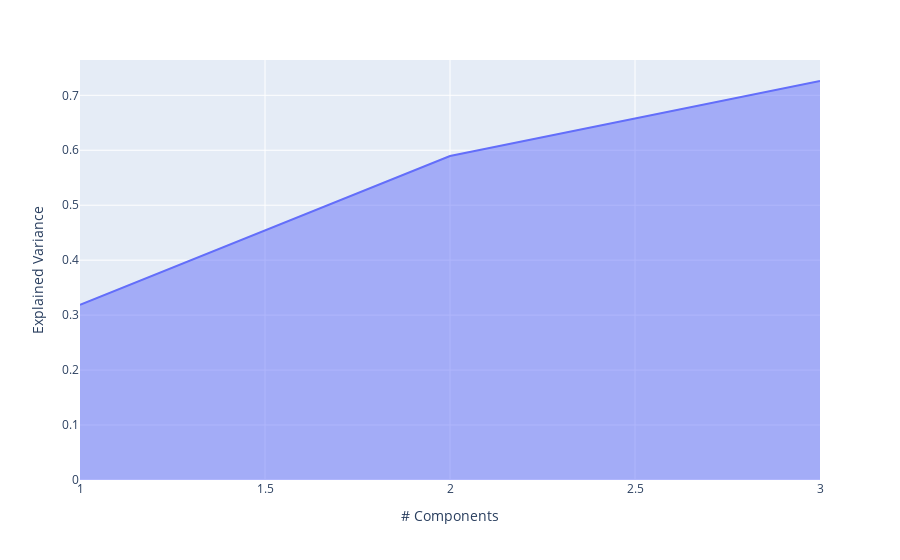

This figure's notebook cell:
### Code cell
exp_var_cumul = np.cumsum(pca.explained_variance_ratio_)

px.area(
    x=range(1, exp_var_cumul.shape[0] + 1),
    y=exp_var_cumul,
    labels={"x": "# Components", "y": "Explained Variance"}
)

### Figure 1 — Plotly figure (JSON) as saved in the notebook; plotly's stock layout.template omitted (floating-point values rounded to 4 significant figures)
{"data": [{"hovertemplate": "# Components=%{x}<br>Explained Variance=%{y}<extra></extra>", "legendgroup": "", "line": {"color": "#636efa"}, "mode": "lines", "name": "", "orientation": "v", "showlegend": false, "stackgroup": "1", "type": "scatter", "x": [1, 2, 3], "xaxis": "x", "y": [0.3188, 0.5895, 0.726], "yaxis": "y"}], "layout": {"legend": {"tracegroupgap": 0}, "margin": {"t": 60}, "xaxis": {"anchor": "y", "domain": [0, 1], "title": {"text": "# Components"}}, "yaxis": {"anchor": "x", "domain": [0, 1], "title": {"text": "Explained Variance"}}}}
